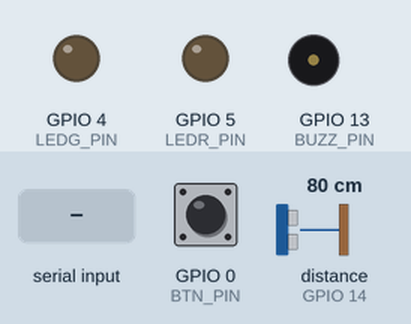
Bench run of a sketch on a simulated ESP8266 (NodeMCU). On the bench: output pins drawn as LEDs (lit = HIGH), buzzer (waves = sounding, pin HIGH). Wiring (inferred from the names in the program): ultrasonic range finder: trigger GPIO 12; echo GPIO 14. Inputs (shaded band) come from the test bench; at power-on: distance to the obstacle (sensor on GPIO 14) 80 cm, GPIO 0 (BTN_PIN) HIGH. The echo pulse lasts 58.3 µs per cm; WiFi joins after 1.5 s; servers stay silent unless stated; EEPROM starts erased; pins used as bus, display or sensor lines are not drawn; what the sketch prints to the serial monitor is not drawn.

Above: at 1.7 s.
1.8 s: distance to the obstacle (sensor on GPIO 14) set to 197 cm
At 4.4 s:
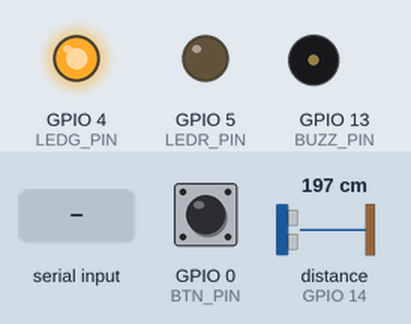
15.8 s: distance to the obstacle (sensor on GPIO 14) set to 206 cm
At 21.2 s:
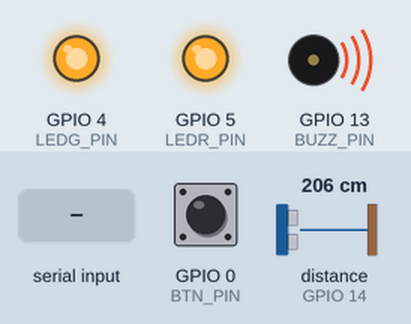
22.2 s: "1\n" received over Serial
28.4 s: "0\n" received over Serial
30.3 s: "2\n" received over Serial
At 31.4 s:
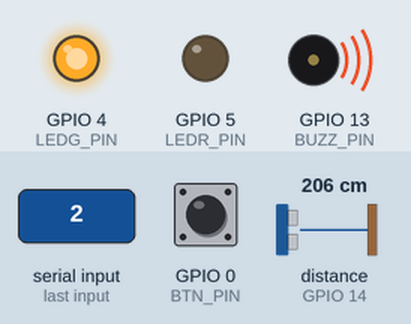
33.3 s: distance to the obstacle (sensor on GPIO 14) set to 35 cm
At 44.6 s:
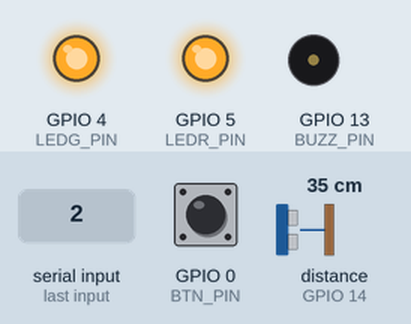
Timing chart, 0 to 46.1 s (numbered marks = the images above; inputs shaded):
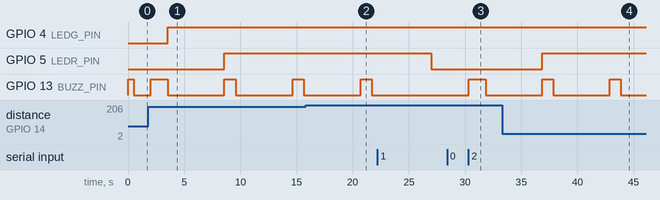

The sketch:

ESP8266_EEPROM_Serial_Config.ino
```cpp
#include <EEPROM.h>
#include <ESP8266WiFi.h>
#include <WiFiClientSecure.h>

// EEPROM에 저장할 데이터의 최대 길이 설정
#define DEVICE_NAME_MAX_LENGTH 32
#define SSID_MAX_LENGTH 32
#define PASSWORD_MAX_LENGTH 32
#define START_ADDRESS 0  // EEPROM의 시작 주소
#define WATER_LEVEL 25 //센서 부저 울릴 거리 기준

char deviceName[DEVICE_NAME_MAX_LENGTH];
char ssid[SSID_MAX_LENGTH];
char password[PASSWORD_MAX_LENGTH];

#define ECHO_PIN 14 //D5
#define TRIG_PIN 12 //D6
#define BUZZ_PIN 13 //D7
#define LEDR_PIN 5 //D1
#define LEDG_PIN 4 //D2
#define BTN_PIN 0 //D3

const char* host = "www.machaboo.com";   // 서버 도메인 또는 IP
const int httpsPort = 3000;   // HTTPS 포트 (기본: 443)

bool alarmOn = false;

unsigned long muteTime=10000000;
unsigned long lastSent=0;
void setup() {

  Serial.begin(115200);
  EEPROM.begin(512);  // EEPROM 초기화 (512 바이트)

  pinMode(TRIG_PIN, OUTPUT);   // trigPin 핀을 출력핀으로 설정합니다.
  pinMode(ECHO_PIN, INPUT);    // echoPin 핀을 입력핀으로 설정합니다.
  pinMode(BUZZ_PIN, OUTPUT);
  pinMode(LEDR_PIN, OUTPUT);
  pinMode(LEDG_PIN, OUTPUT);
  pinMode(BTN_PIN, INPUT);
  Serial.println("Booting...");

  soundBuzz(1);
}

void loop() {
  // 주기적으로 WiFi 연결 상태를 확인하고, 필요 시 재연결 시도
  if(Serial.available()) {
    getDeviceInformation();
    connectWiFi();
  }

  if (WiFi.status() != WL_CONNECTED) {
    Serial.println("WiFi disconnected, trying to reconnect...");
    digitalWrite(LEDG_PIN, LOW);
    connectWiFi();
    return;
  } else {

    digitalWrite(LEDG_PIN, HIGH);
  }


  // 필요한 작업 수행
  //주기적으로 수위센서를 확인하고, 웹서버에 전송하기.
  //일정 수위 이하에서 부저 on
  //버튼 입력 시 부저 off


  int distance = getDistance();
  Serial.println(distance);


  unsigned long cTime = millis();
  if (digitalRead(BTN_PIN) == LOW) {
    muteTime = cTime;
  }

  if(alarmOn && distance > WATER_LEVEL - 3) {
    if(cTime>=muteTime&& cTime < muteTime+600000) {

    }
    else {
      soundBuzz(2);
    }
  }
  else if (distance > WATER_LEVEL) {
    alarmOn = true;
    digitalWrite(LEDR_PIN, HIGH);
    if(cTime>=muteTime&& cTime < muteTime+600000) {

    }
    else {
      soundBuzz(2);
    }
  }
  else {
    alarmOn = false;
    digitalWrite(LEDR_PIN, LOW);
  }


  unsigned long gap;
  gap =(lastSent > cTime) ? lastSent - cTime : cTime - lastSent;
  if(gap > 20000&&distance>15) {
    SendDeviceData(distance);
    lastSent = cTime;
  }

}


int getDistance() {
  int distSum=0,cnt=0;
  for(int i=0;i<5;i++) {
    long duration, distance;                   // 각 변수를 선언합니다.
    digitalWrite(TRIG_PIN, LOW);                 // trigPin에 LOW를 출력하고
    delayMicroseconds(2);                    // 2 마이크로초가 지나면
    digitalWrite(TRIG_PIN, HIGH);                // trigPin에 HIGH를 출력합니다.
    delayMicroseconds(10);                  // trigPin을 10마이크로초 동안 기다렸다가
    digitalWrite(TRIG_PIN, LOW);                // trigPin에 LOW를 출력합니다.
    duration = pulseIn(ECHO_PIN, HIGH);   // echoPin핀에서 펄스값을 받아옵니다.

    distance = duration * 17 / 1000;          //  duration을 연산하여 센싱한 거리값을 distance에 저장합니다.

    if (distance >= 200 || distance <= 0)       // 거리가 200cm가 넘거나 0보다 작으면
    {
      Serial.println("거리를 측정할 수 없음");   // 에러를 출력합니다.
    }
    else                                                    // 거리가 200cm가 넘지 않거나 0보다 작지 않으면
    {
      cnt++;
      distSum += distance;
    }
    delay(1000);
  }

  if(cnt==0) return 0;
  return distSum/cnt;
}


void SendDeviceData(int dist) {
  WiFiClientSecure client;
  client.setInsecure();

  Serial.print("Connecting to ");
  Serial.println(host);

  if (!client.connect(host, httpsPort)) {
    Serial.println("Connection failed");
    return;
  }

  // POST 요청용 JSON 형식의 body 데이터 생성
  String postData = "{\"device\":\"" + String(deviceName) + "\", \"litter\":" + String(dist) + "}";
  Serial.println(postData);
  // POST 요청 생성
  String url = "/api/analysis/residual";  // API 엔드포인트 경로
  client.println("POST " + url + " HTTP/1.1");
  client.println("Host: " + String(host));
  client.println("User-Agent: ESP8266");
  client.println("Content-Type: application/json");
  client.println("Connection: close");
  client.print("Content-Length: ");
  client.println(postData.length());
  client.println();
  client.println(postData);

  /*
  // 서버 응답 읽기
  while (client.connected()) {
    String line = client.readStringUntil('\n');
    if (line == "\r") {
      Serial.println("Headers received");
      break;
    }
  }

  // 서버 응답 내용 출력
  String response = client.readString();
  Serial.println("Response: ");
  Serial.println(response);
  */
}

void getDeviceInformation() {
  String deviceName, ssid, password;

  // 기기명 입력
  //Serial.print("Enter device name: ");
  deviceName = readSerialInput(DEVICE_NAME_MAX_LENGTH);
  Serial.println("deviceName :");
  Serial.print(deviceName);

  // WiFi SSID 입력
  //Serial.print("Enter WiFi SSID: ");
  ssid = readSerialInput(SSID_MAX_LENGTH);
  Serial.println("ssid :");
  Serial.print(ssid);
  // WiFi 비밀번호 입력
  //Serial.print("Enter WiFi Password: ");
  password = readSerialInput(PASSWORD_MAX_LENGTH);
  Serial.println("password :");
  Serial.print(password);

  // 입력된 데이터를 EEPROM에 저장
  saveToEEPROM(deviceName, ssid, password);
}

String readSerialInput(int maxLength) {
  String input = "";

  while (true) {
    if (Serial.available()) {
      char c = Serial.read();
      if (c == '\n' || c == '\r') {
        break;
      }
      input += c;
      if (input.length() >= maxLength) {
        break;
      }
    }
  }
  return input;
}

void saveToEEPROM(String deviceName, String ssid, String password) {
  int addr = START_ADDRESS;

  // 기기명 저장
  for (int i = 0; i < DEVICE_NAME_MAX_LENGTH; ++i) {
    EEPROM.write(addr++, i < deviceName.length() ? deviceName[i] : 0);
  }

  // SSID 저장
  for (int i = 0; i < SSID_MAX_LENGTH; ++i) {
    EEPROM.write(addr++, i < ssid.length() ? ssid[i] : 0);
  }

  // 비밀번호 저장
  for (int i = 0; i < PASSWORD_MAX_LENGTH; ++i) {
    EEPROM.write(addr++, i < password.length() ? password[i] : 0);
  }

  EEPROM.commit();
  Serial.println("Device information saved to EEPROM.");
}

void connectWiFi() {

  readFromEEPROM(deviceName, ssid, password);

  Serial.println("Connecting to WiFi...");
  Serial.println("Device Name: ");
  Serial.print(deviceName);
  Serial.println("SSID: ");
  Serial.print(ssid);
  Serial.println("PW: ");
  Serial.print(password);

  WiFi.begin(ssid, password);

  int max_attempts = 20;
  int attempt = 0;
  while (WiFi.status() != WL_CONNECTED && attempt < max_attempts) {
    delay(500);
    Serial.println(".");
    attempt++;
  }

  if (WiFi.status() == WL_CONNECTED) {
    Serial.println("\nWiFi connected!");
    soundBuzz(3);
    Serial.print("IP Address: ");
    Serial.println(WiFi.localIP());
  } else {
    Serial.println("\nFailed to connect to WiFi.");
  }
}

void soundBuzz(int n) {
  for(int i=0;i<n;i++) {
    digitalWrite(BUZZ_PIN, HIGH);
    delay(500);
    digitalWrite(BUZZ_PIN, LOW);
  }
}

void readFromEEPROM(char* deviceName, char* ssid, char* password) {
  int addr = START_ADDRESS;

  // 기기명 읽기
  for (int i = 0; i < DEVICE_NAME_MAX_LENGTH; ++i) {
    deviceName[i] = EEPROM.read(addr++);
  }

  // SSID 읽기
  for (int i = 0; i < SSID_MAX_LENGTH; ++i) {
    ssid[i] = EEPROM.read(addr++);
  }

  // 비밀번호 읽기
  for (int i = 0; i < PASSWORD_MAX_LENGTH; ++i) {
    password[i] = EEPROM.read(addr++);
  }
}
```

Measured:
- the behaviour switches between 201 and 202 cm on distance to the obstacle (sensor on GPIO 14) (found by bisection; images 1 and 2)
- after the input at 28.4 s, every drawn part: stays the same
- after the input at 30.3 s, GPIO 13 (BUZZ_PIN): LOW → HIGH at once, → LOW 1.5 s later
- after the input at 33.3 s, GPIO 5 (LEDR_PIN): LOW → HIGH after 3.6 s; GPIO 13 (BUZZ_PIN): alternates HIGH for 1.0 s and LOW for 5.0 s, starting after 3.6 s
- by itself, GPIO 13 (BUZZ_PIN): repeats every 6.1 s: LOW 5.1 s, HIGH 1.0 s
